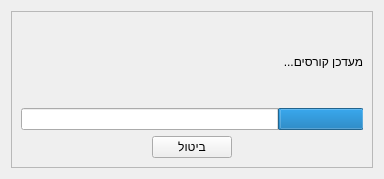
<?xml version="1.0" encoding="UTF-8"?>
<ui version="4.0">
 <class>Form</class>
 <widget class="QWidget" name="Form">
  <property name="geometry">
   <rect>
    <x>0</x>
    <y>0</y>
    <width>384</width>
    <height>179</height>
   </rect>
  </property>
  <property name="windowTitle">
   <string>Form</string>
  </property>
  <property name="layoutDirection">
   <enum>Qt::RightToLeft</enum>
  </property>
  <layout class="QGridLayout" name="gridLayout_2">
   <item row="0" column="0">
    <widget class="QFrame" name="frame">
     <property name="frameShape">
      <enum>QFrame::StyledPanel</enum>
     </property>
     <property name="frameShadow">
      <enum>QFrame::Raised</enum>
     </property>
     <layout class="QGridLayout" name="gridLayout">
      <item row="0" column="0">
       <layout class="QVBoxLayout" name="verticalLayout">
        <item>
         <widget class="QLabel" name="label">
          <property name="text">
           <string>מעדכן קורסים...</string>
          </property>
         </widget>
        </item>
        <item>
         <widget class="QProgressBar" name="progressBar">
          <property name="layoutDirection">
           <enum>Qt::RightToLeft</enum>
          </property>
          <property name="value">
           <number>24</number>
          </property>
          <property name="alignment">
           <set>Qt::AlignCenter</set>
          </property>
          <property name="orientation">
           <enum>Qt::Horizontal</enum>
          </property>
          <property name="invertedAppearance">
           <bool>false</bool>
          </property>
          <property name="textDirection">
           <enum>QProgressBar::TopToBottom</enum>
          </property>
         </widget>
        </item>
        <item>
         <layout class="QHBoxLayout" name="horizontalLayout">
          <item>
           <spacer name="horizontalSpacer">
            <property name="orientation">
             <enum>Qt::Horizontal</enum>
            </property>
            <property name="sizeType">
             <enum>QSizePolicy::Expanding</enum>
            </property>
            <property name="sizeHint" stdset="0">
             <size>
              <width>40</width>
              <height>20</height>
             </size>
            </property>
           </spacer>
          </item>
          <item>
           <widget class="QPushButton" name="pushButton">
            <property name="sizePolicy">
             <sizepolicy hsizetype="Fixed" vsizetype="Fixed">
              <horstretch>0</horstretch>
              <verstretch>0</verstretch>
             </sizepolicy>
            </property>
            <property name="text">
             <string>ביטול</string>
            </property>
           </widget>
          </item>
          <item>
           <spacer name="horizontalSpacer_2">
            <property name="orientation">
             <enum>Qt::Horizontal</enum>
            </property>
            <property name="sizeHint" stdset="0">
             <size>
              <width>40</width>
              <height>20</height>
             </size>
            </property>
           </spacer>
          </item>
         </layout>
        </item>
       </layout>
      </item>
     </layout>
    </widget>
   </item>
  </layout>
 </widget>
 <resources/>
 <connections/>
</ui>
